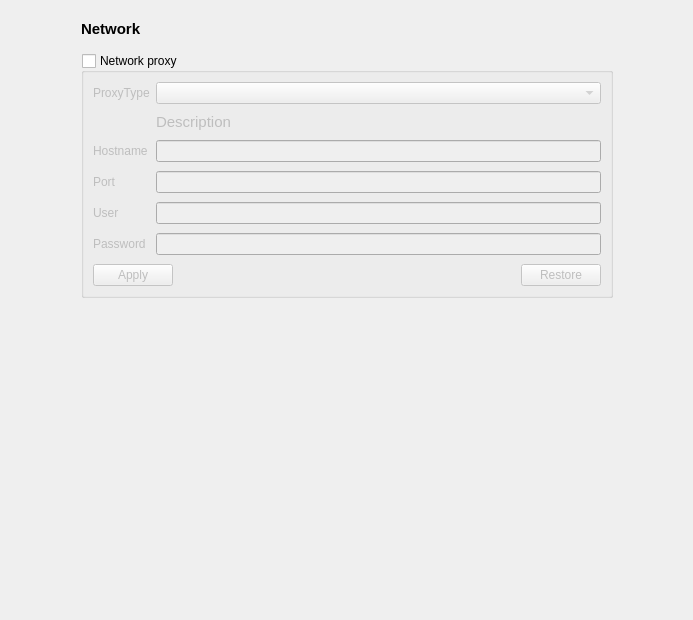
<?xml version="1.0" encoding="UTF-8"?>
<ui version="4.0">
 <class>PageNetwork</class>
 <widget class="QWidget" name="PageNetwork">
  <property name="geometry">
   <rect>
    <x>0</x>
    <y>0</y>
    <width>693</width>
    <height>620</height>
   </rect>
  </property>
  <property name="windowTitle">
   <string/>
  </property>
  <layout class="QVBoxLayout" name="verticalLayout_3">
   <item>
    <layout class="QHBoxLayout" name="horizontalLayout">
     <item>
      <spacer name="horizontalSpacer">
       <property name="orientation">
        <enum>Qt::Orientation::Horizontal</enum>
       </property>
       <property name="sizeHint" stdset="0">
        <size>
         <width>40</width>
         <height>20</height>
        </size>
       </property>
      </spacer>
     </item>
     <item>
      <widget class="QFrame" name="frame">
       <property name="minimumSize">
        <size>
         <width>550</width>
         <height>0</height>
        </size>
       </property>
       <property name="frameShape">
        <enum>QFrame::Shape::NoFrame</enum>
       </property>
       <property name="frameShadow">
        <enum>QFrame::Shadow::Raised</enum>
       </property>
       <layout class="QVBoxLayout" name="verticalLayout_2">
        <property name="spacing">
         <number>15</number>
        </property>
        <item>
         <widget class="QLabel" name="label">
          <property name="font">
           <font>
            <pointsize>11</pointsize>
            <bold>true</bold>
           </font>
          </property>
          <property name="text">
           <string>Network</string>
          </property>
         </widget>
        </item>
        <item>
         <widget class="QGroupBox" name="proxyCheckBox">
          <property name="title">
           <string>Network proxy</string>
          </property>
          <property name="checkable">
           <bool>true</bool>
          </property>
          <property name="checked">
           <bool>false</bool>
          </property>
          <layout class="QHBoxLayout" name="horizontalLayout_3">
           <item>
            <layout class="QFormLayout" name="formLayout_3">
             <property name="horizontalSpacing">
              <number>6</number>
             </property>
             <property name="verticalSpacing">
              <number>9</number>
             </property>
             <item row="2" column="1">
              <widget class="QLineEdit" name="setHostName"/>
             </item>
             <item row="3" column="0">
              <widget class="QLabel" name="portLabel">
               <property name="text">
                <string>Port</string>
               </property>
              </widget>
             </item>
             <item row="3" column="1">
              <widget class="QLineEdit" name="setPort"/>
             </item>
             <item row="4" column="0">
              <widget class="QLabel" name="userLabel">
               <property name="text">
                <string>User</string>
               </property>
              </widget>
             </item>
             <item row="4" column="1">
              <widget class="QLineEdit" name="setUser"/>
             </item>
             <item row="5" column="0">
              <widget class="QLabel" name="passwordLabel">
               <property name="text">
                <string>Password</string>
               </property>
              </widget>
             </item>
             <item row="5" column="1">
              <widget class="QLineEdit" name="setPassword"/>
             </item>
             <item row="2" column="0">
              <widget class="QLabel" name="hostNameLabel">
               <property name="text">
                <string>Hostname</string>
               </property>
              </widget>
             </item>
             <item row="0" column="0">
              <widget class="QLabel" name="label_3">
               <property name="text">
                <string>ProxyType</string>
               </property>
              </widget>
             </item>
             <item row="0" column="1">
              <widget class="QComboBox" name="proxyComboBox"/>
             </item>
             <item row="1" column="1">
              <widget class="QLabel" name="proxyDescription">
               <property name="minimumSize">
                <size>
                 <width>0</width>
                 <height>0</height>
                </size>
               </property>
               <property name="font">
                <font>
                 <pointsize>11</pointsize>
                </font>
               </property>
               <property name="text">
                <string>Description</string>
               </property>
               <property name="wordWrap">
                <bool>true</bool>
               </property>
              </widget>
             </item>
             <item row="6" column="0" colspan="2">
              <layout class="QHBoxLayout" name="horizontalLayout_2">
               <property name="bottomMargin">
                <number>0</number>
               </property>
               <item>
                <widget class="QPushButton" name="btn_ok">
                 <property name="cursor">
                  <cursorShape>PointingHandCursor</cursorShape>
                 </property>
                 <property name="text">
                  <string>Apply</string>
                 </property>
                </widget>
               </item>
               <item>
                <spacer name="horizontalSpacer_3">
                 <property name="orientation">
                  <enum>Qt::Orientation::Horizontal</enum>
                 </property>
                 <property name="sizeHint" stdset="0">
                  <size>
                   <width>40</width>
                   <height>20</height>
                  </size>
                 </property>
                </spacer>
               </item>
               <item>
                <widget class="QPushButton" name="btn_restore">
                 <property name="cursor">
                  <cursorShape>PointingHandCursor</cursorShape>
                 </property>
                 <property name="text">
                  <string>Restore</string>
                 </property>
                </widget>
               </item>
              </layout>
             </item>
            </layout>
           </item>
          </layout>
         </widget>
        </item>
       </layout>
      </widget>
     </item>
     <item>
      <spacer name="horizontalSpacer_2">
       <property name="orientation">
        <enum>Qt::Orientation::Horizontal</enum>
       </property>
       <property name="sizeHint" stdset="0">
        <size>
         <width>40</width>
         <height>20</height>
        </size>
       </property>
      </spacer>
     </item>
    </layout>
   </item>
   <item>
    <spacer name="verticalSpacer_2">
     <property name="orientation">
      <enum>Qt::Orientation::Vertical</enum>
     </property>
     <property name="sizeHint" stdset="0">
      <size>
       <width>20</width>
       <height>295</height>
      </size>
     </property>
    </spacer>
   </item>
  </layout>
 </widget>
 <resources/>
 <connections/>
</ui>
